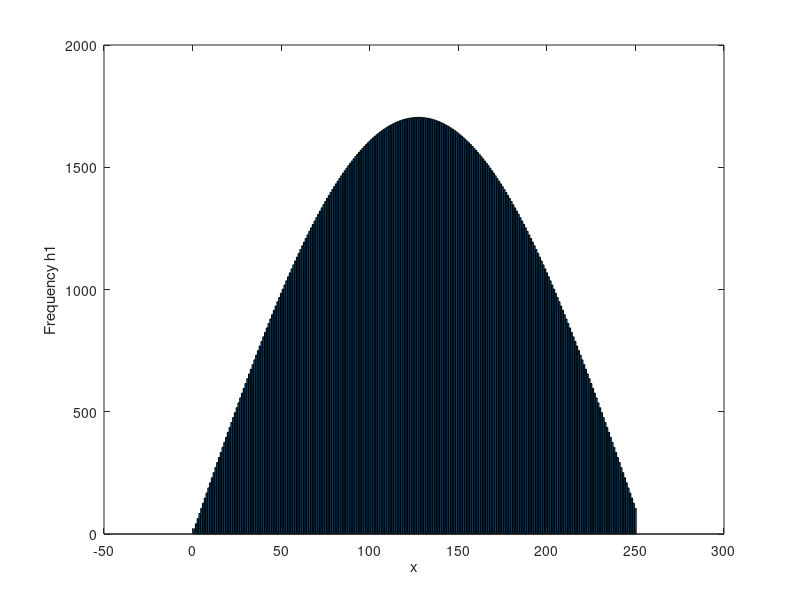
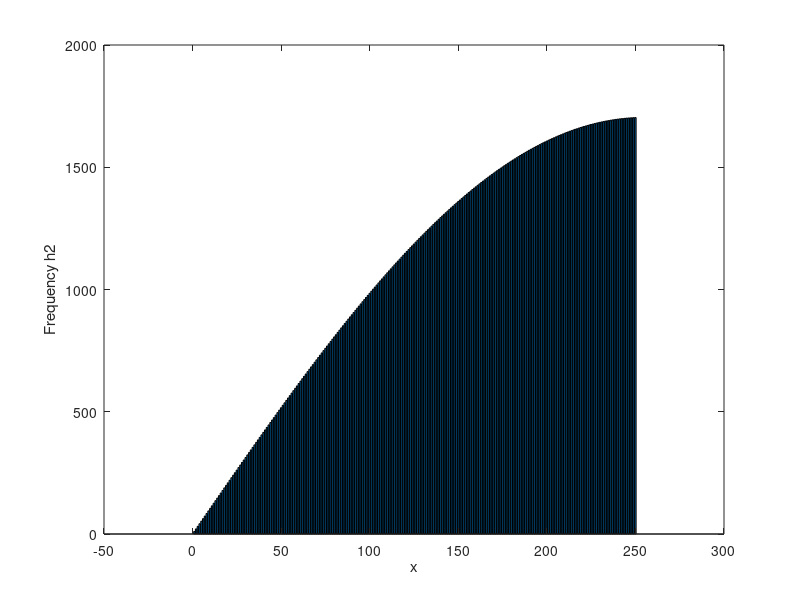

Here is the MATLAB script that generated these plots, in order:
%y H(D)=1704sin(πD/ 255)
x=0:250;
y = 1704*sin(pi*x/255);
nbins = 25;
bar(x,y);
xlabel('x');
ylabel('Frequency h1');

%if we want to make it monotonic, we must move it to right, which is as
%shown below

figure;

h = 1704*sin(pi*x/255/2);

bar(x,h);
xlabel('x');
ylabel('Frequency h2');
